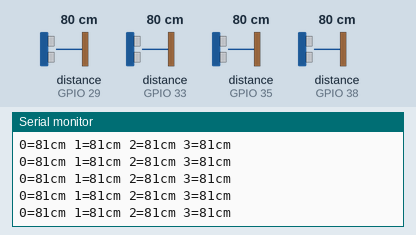
Bench run of a sketch on a simulated ESP32. Shown: the last lines printed to the serial monitor. The test bench sets the inputs (shaded band); at power-on: distance to the obstacle (sensors on GPIO 29, GPIO 33, GPIO 35, GPIO 38) 80 cm. The echo pulse lasts 58.3 µs per cm.

Above: at 1.2 s.
1.3 s: distance to the obstacle (sensor on GPIO 29) set to 250 cm
At 1.52 s:
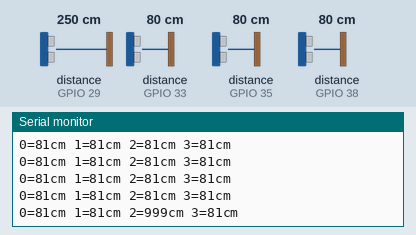
4.3 s: distance to the obstacle (sensor on GPIO 33) set to 2 cm
At 4.42 s:
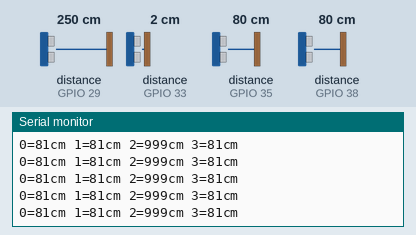
5.8 s: distance to the obstacle (sensor on GPIO 35) set to 2 cm
At 5.87 s:
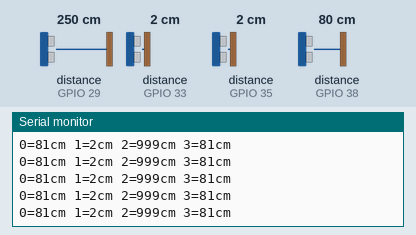
7.3 s: distance to the obstacle (sensor on GPIO 38) set to 2 cm
At 7.33 s:
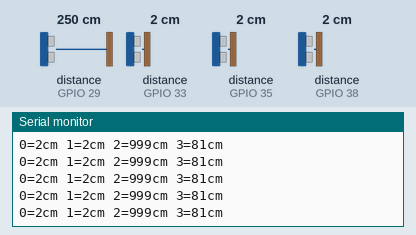
8.8 s: distance to the obstacle (sensor on GPIO 29) set to 2 cm
At 8.91 s:
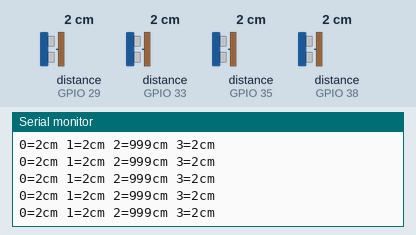
10.3 s: distance to the obstacle (sensor on GPIO 33) set to 4 cm
At 10.36 s:
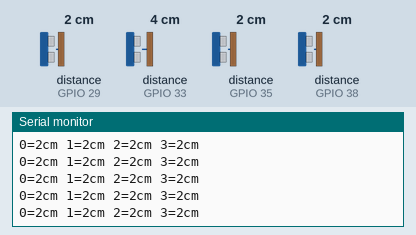
Timing chart, 0 to 12.8 s (numbered marks = the images above; inputs shaded):
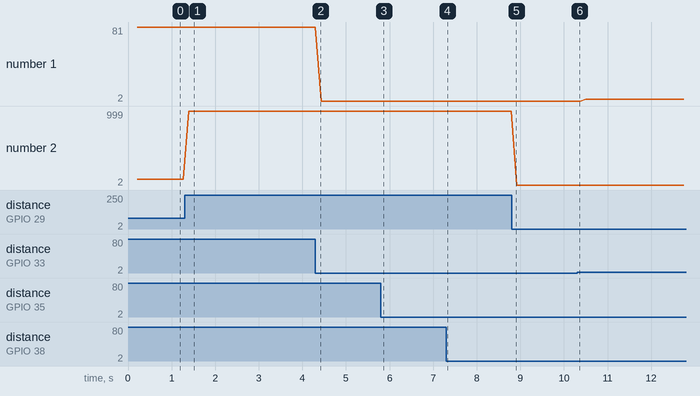

The sketch:

NewPing4Sensors.ino
```cpp
// ---------------------------------------------------------------------------
// This example code was used to successfully communicate with 15 ultrasonic sensors. You can adjust
// the number of sensors in your project by changing SONAR_NUM and the number of NewPing objects in the
// "sonar" array. You also need to change the pins for each sensor for the NewPing objects. Each sensor
// is pinged at 33ms intervals. So, one cycle of all sensors takes 495ms (33 * 15 = 495ms). The results
// are sent to the "oneSensorCycle" function which currently just displays the distance data. Your project
// would normally process the sensor results in this function (for example, decide if a robot needs to
// turn and call the turn function). Keep in mind this example is event-driven. Your complete sketch needs
// to be written so there's no "delay" commands and the loop() cycles at faster than a 33ms rate. If other
// processes take longer than 33ms, you'll need to increase PING_INTERVAL so it doesn't get behind.
// ---------------------------------------------------------------------------
#include <NewPing.h>

#define SONAR_NUM     4 // Number or sensors.
#define MAX_DISTANCE 200 // Maximum distance (in cm) to ping.
#define PING_INTERVAL 33 // Milliseconds between sensor pings (29ms is about the min to avoid cross-sensor echo).

unsigned long pingTimer[SONAR_NUM]; // Holds the times when the next ping should happen for each sensor.
unsigned int cm[SONAR_NUM];         // Where the ping distances are stored.
uint8_t currentSensor = 0;          // Keeps track of which sensor is active.

NewPing sonar[SONAR_NUM] = {     // Sensor object array.
  NewPing(34, 35, MAX_DISTANCE), //lower left sensor
  NewPing(32, 33, MAX_DISTANCE), //front middle
  NewPing(28, 29, MAX_DISTANCE), //lower rigth sensro
  NewPing(39, 38, MAX_DISTANCE), // Each sensor's trigger pin, echo pin, and max distance to ping.
};

void setup() {
  Serial.begin(9600);
  pingTimer[0] = millis() + 75;           // First ping starts at 75ms, gives time for the Arduino to chill before starting.
  for (uint8_t i = 1; i < SONAR_NUM; i++) // Set the starting time for each sensor.
    pingTimer[i] = pingTimer[i - 1] + PING_INTERVAL;
}

void loop() {
  for (uint8_t i = 0; i < SONAR_NUM; i++) { // Loop through all the sensors.
    if (millis() >= pingTimer[i]) {         // Is it this sensor's time to ping?
      pingTimer[i] += PING_INTERVAL * SONAR_NUM;  // Set next time this sensor will be pinged.
      if (i == 0 && currentSensor == SONAR_NUM - 1) oneSensorCycle(); // Sensor ping cycle complete, do something with the results.
      sonar[currentSensor].timer_stop();          // Make sure previous timer is canceled before starting a new ping (insurance).
      currentSensor = i;                          // Sensor being accessed.
      cm[currentSensor] = 0;                      // Make distance zero in case there's no ping echo for this sensor.
      sonar[currentSensor].ping_timer(echoCheck); // Do the ping (processing continues, interrupt will call echoCheck to look for echo).
    }
  }
  // The rest of your code would go here.
}

void echoCheck() { // If ping received, set the sensor distance to array.
  if (sonar[currentSensor].check_timer()){
    cm[currentSensor] = sonar[currentSensor].ping_result / US_ROUNDTRIP_CM;
  } else {
    cm[currentSensor] = 999;
  }
}

void oneSensorCycle() { // Sensor ping cycle complete, do something with the results.
  for (uint8_t i = 0; i < SONAR_NUM; i++) {
    Serial.print(i);
    Serial.print("=");
    Serial.print(cm[i]);
    Serial.print("cm ");
  }
  Serial.println();
}
```

Measured:
- after the input at 1.3 s, the serial monitor: prints a new line after 0.10 s (image 1)
- plotted number 1: 2 → 4 after the input at 10.3 s
- plotted number 2: 81 → 999 after the input at 1.3 s
